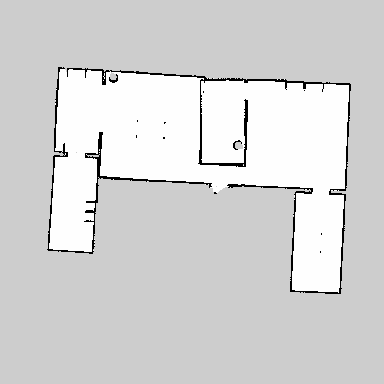
#> input picture src/final_proj/data/house.pgm, 384 x 384 px, found by its file name; its folder holds only this picture in this run
$ python test_skill_storage.py
#> lines starting #> are read from the running program, lines starting #| are printed output that depends on the picture
### src/final_proj/final_proj/environment/map_loader.py
import yaml
import numpy as np
from PIL import Image
from pathlib import Path

class MapLoader:
    def __init__(self, yaml_path):
        self.yaml_path = Path(yaml_path)
        self.data = None
        self.image = None
        self.grid = None

    def load(self):
        with open(self.yaml_path, "r") as f:
            self.data = yaml.safe_load(f)

        image_path = self.yaml_path.parent / self.data["image"]
        self.image = Image.open(image_path).convert("L")
#> self.image is the input picture: PIL image 384x384 L; min 0, max 254, mean 213
        img_array = np.array(self.image).astype(np.float32)

        img_array = 255.0 - img_array
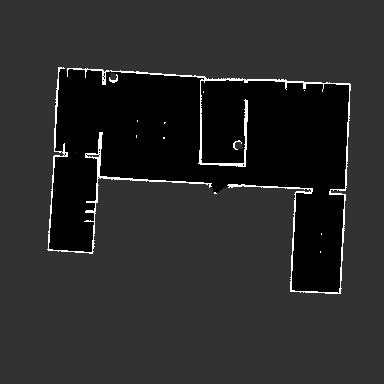
#> img_array: shape (384, 384) float32; min 1, max 255, mean 42

        occupancy_threshold = self.data.get("occupied_thresh", 0.65)
        free_threshold = self.data.get("free_thresh", 0.196)

        normalized = img_array / 255.0
        grid = np.full(normalized.shape, -1, dtype=int)
        grid[normalized >= occupancy_threshold] = 1
        grid[normalized <= free_threshold] = 0

        self.grid = np.flipud(grid)
        return self.grid

    def get_grid(self):
        if self.grid is None:
            return self.load()
        return self.grid

    def get_resolution(self):
        return self.data["resolution"]

    def get_origin(self):
        return self.data["origin"]

### src/final_proj/final_proj/planning/astar.py
import heapq
import math
import numpy as np

def heuristic(a, b):
    return abs(a[0] - b[0]) + abs(a[1] - b[1])

def reconstruct_path(came_from, current):
    path = [current]
    while current in came_from:
        current = came_from[current]
        path.append(current)
    return path[::-1]

def astar(cost_map, start, goal):
    height, width = cost_map.shape
    open_set = []
    heapq.heappush(open_set, (0.0, start))

    came_from = {}
    g_score = {start: 0.0}
    closed = set()

    while open_set:
        _, current = heapq.heappop(open_set)

        if current in closed:
            continue

        if current == goal:
            return reconstruct_path(came_from, current)

        closed.add(current)
        x, y = current

        for dx, dy in [(1, 0), (-1, 0), (0, 1), (0, -1)]:
            nx = x + dx
            ny = y + dy

            if nx < 0 or ny < 0 or nx >= width or ny >= height:
                continue

            cell_cost = cost_map[ny, nx]
            if not np.isfinite(cell_cost):
                continue

            neighbor = (nx, ny)
            tentative_g = g_score[current] + cell_cost

            if neighbor not in g_score or tentative_g < g_score[neighbor]:
                came_from[neighbor] = current
                g_score[neighbor] = tentative_g
                f_score = tentative_g + heuristic(neighbor, goal)
                heapq.heappush(open_set, (f_score, neighbor))

    return None

### experiments/test_skill_storage.py
#!/usr/bin/env python3
"""Test: skill storage via checkpointed A* navigation (no LLM).

This test places the robot in an environment, computes a full path to a goal,
splits the path into checkpoints (skills), stores them, then re-initializes the
robot at a different start and verifies that the new planned path contains the
previous path segment (so the robot can reuse stored skill checkpoints).
"""

from pathlib import Path
import random

import numpy as np

try:
    import matplotlib.pyplot as plt
    from matplotlib.colors import BoundaryNorm, ListedColormap
    from matplotlib import patches
    MATPLOTLIB_AVAILABLE = True
except ImportError:
    MATPLOTLIB_AVAILABLE = False

from final_proj.paths import DEFAULT_MAP
from final_proj.environment.map_loader import MapLoader
from final_proj.planning.astar import astar


class InMemorySkillStore:
    """Simple skill storage: maps skill_id -> list of checkpoints (x,y).
    For this test we only need store and retrieve by a name/key.
    """
    def __init__(self):
        self.store = {}

    def save_skill(self, key, skill_obj):
        # store arbitrary skill objects (lists, dicts, etc.)
        self.store[key] = skill_obj

    def load_skill(self, key):
        return self.store.get(key)


def split_into_checkpoints(path, num_checkpoints=3):
    if not path:
        return []
    if num_checkpoints <= 0:
        return []
    L = len(path)
    # evenly spaced checkpoints along the path excluding start, include goal
    indices = sorted({min(L - 1, max(0, int(round(i * (L - 1) / num_checkpoints)))) for i in range(1, num_checkpoints + 1)})
    checkpoints = [path[i] for i in indices]
    return checkpoints


def path_contains_subpath(path, subpath):
    # Check that all points of subpath appear in path in same order (not necessarily contiguous)
    if not subpath:
        return True
    pi = 0
    for p in path:
        if p == subpath[pi]:
            pi += 1
            if pi >= len(subpath):
                return True
    return False


def test_skill_storage_and_reuse(show_window=True):
    # Setup
    map_path = DEFAULT_MAP
    ml = MapLoader(str(map_path))
    grid = ml.get_grid()

    history = []

    # choose two start positions and a shared goal (use free cells)
    free_cells = np.where(grid == 0)
    free = list(zip(free_cells[1], free_cells[0]))
    random.seed(1)
    np.random.seed(1)
    start1 = tuple(int(v) for v in random.choice(free))
    start2 = tuple(int(v) for v in random.choice(free))
    while start2 == start1:
        start2 = tuple(int(v) for v in random.choice(free))
    goal = tuple(int(v) for v in random.choice(free))

    print("=" * 60)
    print("STAGE 1: INITIAL PATH PLANNING & SKILL STORAGE")
    print("=" * 60)
    print(f"Start1: {start1}, Goal: {goal}")

    # compute original full path from start1 to goal
    cost = np.full(grid.shape, np.inf, dtype=float)
    cost[grid == 0] = 1.0
    cost[grid == -1] = 5.0
    full_path1 = astar(cost, start1, goal)
    assert full_path1, "No path found for start1 -> goal"
    print(f"Path1 length: {len(full_path1)}")

    # Record initial path for visualization
    history.append({
        "grid": grid.copy(),
        "path": full_path1,
        "start": start1,
        "goal": goal,
        "step_type": "initial_path",
        "title": f"Initial Path: Start1 → Goal\n(Path length: {len(full_path1)})",
        "advice": "Robot navigates and stores this path as a skill"
    })

    # Split the original path into contiguous segments (we'll store segments as the skill)
    num_segments = 3
    L = len(full_path1)
    segments = []
    prev_end = None
    for i in range(num_segments):
        start_idx = (i * L) // num_segments
        if prev_end is not None:
            # overlap the previous end so checkpoints align exactly
            start_idx = prev_end
        end_idx = ((i + 1) * L) // num_segments - 1 if i < num_segments - 1 else L - 1
        seg = full_path1[start_idx:end_idx + 1]
        if seg:
            segments.append(seg)
            prev_end = end_idx

    # Derive checkpoints as the end-points between segments (excluding the global start)
    checkpoints = [segments[i][-1] for i in range(len(segments) - 1)]
    print(f"Stored {len(segments)} segments; checkpoints: {checkpoints}")

    store = InMemorySkillStore()
    skill_obj = {"segments": segments, "checkpoints": checkpoints, "origin_start": start1, "origin_goal": goal}
    store.save_skill("skill_A", skill_obj)
    print("✓ Skill (segments) stored in memory")

    history[0]["checkpoints"] = checkpoints
    history[0]["skill_segments"] = segments
    history[0]["advice"] = "Robot stores the path as three skill segments and checkpoint boundaries"

    print("\n" + "=" * 60)
    print("STAGE 2: NEW PATH PLANNING - EXECUTE SEGMENTS STEPWISE")
    print("=" * 60)
    print(f"Start2: {start2} (different from Start1)")
    print(f"Goal: {goal} (same as before)")

    # Load stored skill
    loaded = store.load_skill("skill_A")
    assert loaded and "segments" in loaded, "Loaded skill malformed"
    stored_segments = loaded["segments"]
    stored_checkpoints = loaded.get("checkpoints", [])

    # Ensure the stored middle segment endpoints match the checkpoints
    if len(stored_segments) >= 2:
        assert stored_segments[1][0] == stored_segments[0][-1], "Stored segments do not chain correctly"

    # Build the executed segments for the new run:
    executed_segments = []

    # Segment A: plan from start2 -> first checkpoint
    cp1 = stored_checkpoints[0] if stored_checkpoints else stored_segments[0][-1]
    cost = np.full(grid.shape, np.inf, dtype=float)
    cost[grid == 0] = 1.0
    cost[grid == -1] = 5.0
    seg_a = astar(cost, start2, cp1)
    assert seg_a, "No path from start2 to first checkpoint"
    executed_segments.append({"path": seg_a, "reused": False, "title": "Start2 → Checkpoint 1"})
    print(f"  Segment A: {start2} → {cp1} (len {len(seg_a)})")

    # Segment B: reuse stored middle segment exactly as the skill
    if len(stored_segments) >= 2:
        seg_b = stored_segments[1]
        # validate endpoints equal checkpoint positions
        if stored_checkpoints:
            assert seg_b[0] == stored_checkpoints[0] and seg_b[-1] == stored_checkpoints[1], "Stored segment endpoints don't match checkpoints"
        executed_segments.append({"path": seg_b, "reused": True, "title": "Checkpoint 1 → Checkpoint 2 (reused skill)"})
        print(f"  Segment B: reused skill segment (len {len(seg_b)})")
    else:
        # fallback: plan from cp1 to cp2
        cp2 = stored_segments[0][-1]
        seg_b = astar(cost, cp1, cp2)
        executed_segments.append({"path": seg_b, "reused": False, "title": "Checkpoint 1 → Checkpoint 2"})

    # Segment C: plan from last checkpoint to goal (reuse if stored)
    if len(stored_segments) >= 3:
        seg_c = stored_segments[2]
        executed_segments.append({"path": seg_c, "reused": True, "title": "Checkpoint 2 → Goal (reused skill)"})
        print(f"  Segment C: reused skill segment (len {len(seg_c)})")
    else:
        last_cp = stored_checkpoints[-1] if stored_checkpoints else stored_segments[-1][-1]
        seg_c = astar(cost, last_cp, goal)
        assert seg_c, "No path from last checkpoint to goal"
        executed_segments.append({"path": seg_c, "reused": False, "title": "Checkpoint 2 → Goal"})
        print(f"  Segment C: {last_cp} → {goal} (len {len(seg_c)})")

    # Combine paths (avoid duplicating endpoints)
    combined = []
    for seg in executed_segments:
        p = seg["path"]
        if not p:
            continue
        if not combined:
            combined.extend(p)
        else:
            combined.extend(p[1:])

    # Add whole-path context for each segment window
    for idx, seg in enumerate(executed_segments):
        whole_path = []
        for later_seg in executed_segments[idx:]:
            p = later_seg["path"]
            if not p:
                continue
            if not whole_path:
                whole_path.extend(p)
            else:
                whole_path.extend(p[1:])
        seg["whole_path"] = whole_path
        seg["endpoint_label"] = "Checkpoint"
        seg["checkpoint_index"] = idx + 1

    print(f"✓ Combined path length: {len(combined)}")

    # Build history entries for each executed segment (separate windows)
    for seg in executed_segments:
        history.append({
            "grid": grid.copy(),
            "path": seg["path"],
            "whole_path": seg["whole_path"],
            "start": seg["path"][0],
            "goal": seg["path"][-1],
            "endpoint_label": seg.get("endpoint_label", "Checkpoint"),
            "checkpoint_index": seg.get("checkpoint_index"),
            "is_reused": seg.get("reused", False),
            "step_type": "segment",
            "title": seg.get("title", "Segment"),
            "advice": "Reused skill from memory" if seg.get("reused") else "Planned via A*"
        })

    # Final verification: ensure the reused segment equals the stored one
    if len(stored_segments) >= 2:
        assert executed_segments[1]["path"] == stored_segments[1], "Reused segment does not exactly match stored skill"

    print("\n" + "=" * 60)
    print("STAGE 3: VERIFICATION")
    print("=" * 60)
    print("✓ TEST PASSED: skill segments stored and reused exactly where expected")
    print("=" * 60)

    if show_window and MATPLOTLIB_AVAILABLE:
        display_skill_storage_visualization(history, grid)
    elif not MATPLOTLIB_AVAILABLE:
        print("matplotlib not available; skipping visualization")


def display_skill_storage_visualization(history, grid):
    """Display skill storage progression interactively"""

    cmap = ListedColormap(["#999999", "#ffffff", "#000000"])
    norm = BoundaryNorm([-1, 0, 1, 2], cmap.N)

    plt.ion()

    for stage_idx, step in enumerate(history):
        fig, ax = plt.subplots(figsize=(10, 10))

        # Draw grid
        try:
            im = ax.imshow(step["grid"], cmap=cmap, norm=norm, origin="lower")
        except ValueError as e:
            if "BoundaryNorm" in str(e):
                im = ax.imshow(step["grid"], cmap=cmap, origin="lower")
            else:
                raise

        # Draw whole-path context for segment windows
        if step.get("step_type") == "segment" and step.get("whole_path"):
            whole = step["whole_path"]
            if whole and len(whole) > 0:
                wx, wy = zip(*whole)
                ax.plot(wx, wy, color="#ff0000", linewidth=2, linestyle="--", alpha=0.5,
                        label="Route to goal", zorder=2)

        # Draw current segment or initial path
        path = step["path"]
        if path and len(path) > 0:
            xs, ys = zip(*path)
            ax.plot(xs, ys, color="#ffff00", linewidth=3, alpha=0.9, label="Current segment", zorder=4)
            ax.plot(xs, ys, color="#ffff00", linewidth=5, alpha=0.3, zorder=3)

        # Draw checkpoints if present on the initial stored path
        if step.get("step_type") == "initial_path" and "checkpoints" in step and step["checkpoints"]:
            checkpoints = step["checkpoints"]
            cp_xs, cp_ys = zip(*checkpoints)
            ax.scatter(cp_xs, cp_ys, c="#ff9900", s=220, marker="D", edgecolors="#000000",
                      linewidths=2, label="Stored Checkpoints", zorder=6, alpha=0.95)
            # Annotate checkpoint indices
            for i, (cx, cy) in enumerate(checkpoints, start=1):
                ax.annotate(f"CP{i}", xy=(cx, cy), xytext=(7, 7), textcoords="offset points",
                           fontsize=10, fontweight='bold', color="#ff9900",
                           bbox=dict(boxstyle='round,pad=0.3', facecolor='white', alpha=0.8))

        # Draw start and endpoint
        start = step["start"]
        ax.scatter([start[0]], [start[1]], c="#00ff00", s=250, marker="*",
                  edgecolors="#000000", linewidths=2, label="Start", zorder=6)

        if step.get("step_type") == "segment":
            end = step["goal"]
            endpoint_label = step.get("endpoint_label", "Checkpoint")
            ax.scatter([end[0]], [end[1]], c="#ff9900", s=220, marker="D",
                      edgecolors="#000000", linewidths=2, label=endpoint_label, zorder=6)
            ax.annotate(endpoint_label, xy=(end[0], end[1]), xytext=(7, 7), textcoords="offset points",
                       fontsize=10, fontweight='bold', color="#ff9900",
                       bbox=dict(boxstyle='round,pad=0.3', facecolor='white', alpha=0.8))
        else:
            goal = step["goal"]
            ax.scatter([goal[0]], [goal[1]], c="#0000ff", s=250, marker="X",
                      edgecolors="#000000", linewidths=2, label="Goal", zorder=6)

        # If this segment was reused from memory, annotate it
        if step.get("is_reused"):
            ax.text(0.5, 0.95, "REUSED SKILL SEGMENT", transform=ax.transAxes,
                fontsize=12, fontweight='bold', color="#cc0000", ha='center',
                bbox=dict(boxstyle='round', facecolor='white', alpha=0.9))

        # For reused path, also mark the original start/goal (checkpoint origin)
        if "checkpoint_start" in step and "checkpoint_goal" in step:
            cp_start = step["checkpoint_start"]
            cp_goal = step["checkpoint_goal"]
            # Draw faded markers for original positions
            ax.scatter([cp_start[0]], [cp_start[1]], c="#00ff00", s=150, marker="*",
                      edgecolors="#000000", linewidths=1, alpha=0.4, zorder=4)
            ax.annotate("Start1\n(from skill)", xy=(cp_start[0], cp_start[1]),
                       xytext=(10, 10), textcoords="offset points", fontsize=9,
                       bbox=dict(boxstyle='round,pad=0.5', facecolor='#90EE90', alpha=0.7),
                       arrowprops=dict(arrowstyle="->", color="#00ff00", alpha=0.6))

        ax.set_title(step["title"], fontsize=13, fontweight='bold', pad=15)
        ax.legend(loc='upper left', fontsize=10)

        # Add advice text
        if step["advice"]:
            ax.text(0.02, 0.02, step["advice"], transform=ax.transAxes, fontsize=11,
                   verticalalignment='bottom',
                   bbox=dict(boxstyle='round', facecolor='wheat', alpha=0.9))

        ax.set_xlim(-0.5, step["grid"].shape[1] - 0.5)
        ax.set_ylim(-0.5, step["grid"].shape[0] - 0.5)
        ax.set_xlabel("X", fontsize=11)
        ax.set_ylabel("Y", fontsize=11)

        # Interactive navigation
        if stage_idx < len(history) - 1:
            response = input(f"\n→ Stage {stage_idx + 1}/{len(history)}: Press Enter to continue, or 'q' to quit: ")
            if response.lower() == 'q':
                plt.close('all')
                print("Visualization closed by user")
                return
        else:
            input(f"\n→ Final stage {stage_idx + 1}/{len(history)}: Press Enter to close: ")

        plt.close(fig)
#> this loop made 4 passes
#> pass 1, in display_skill_storage_visualization, `plt.close(fig)`:
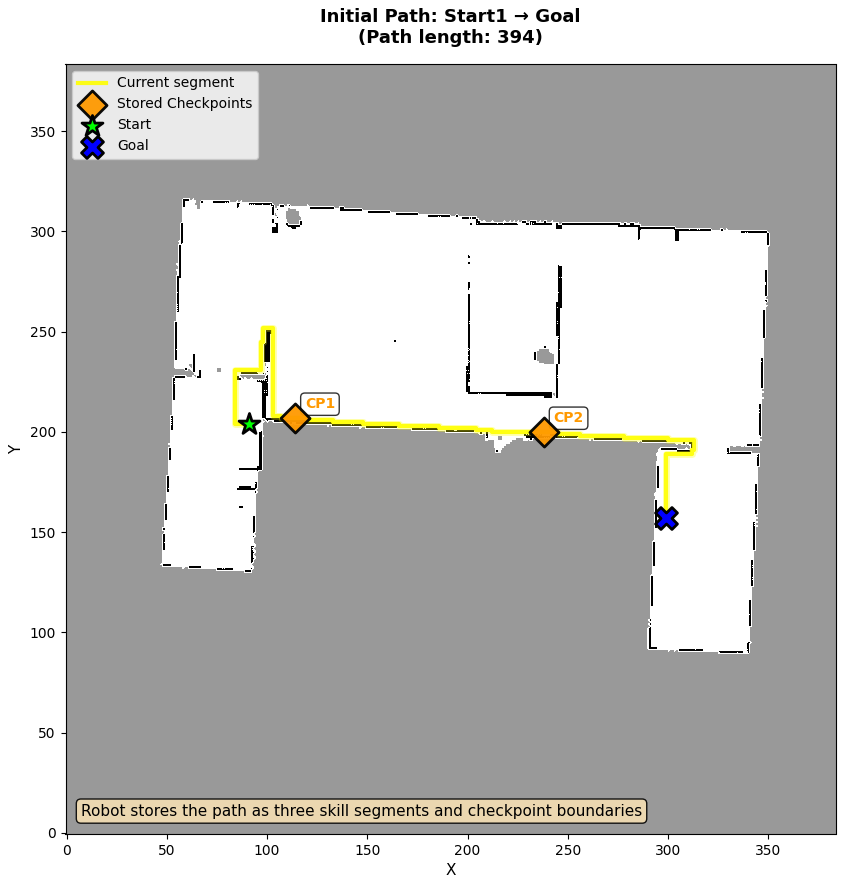
#> figure drawn by matplotlib, 1 panel
#> pass 2, in display_skill_storage_visualization, `plt.close(fig)`:
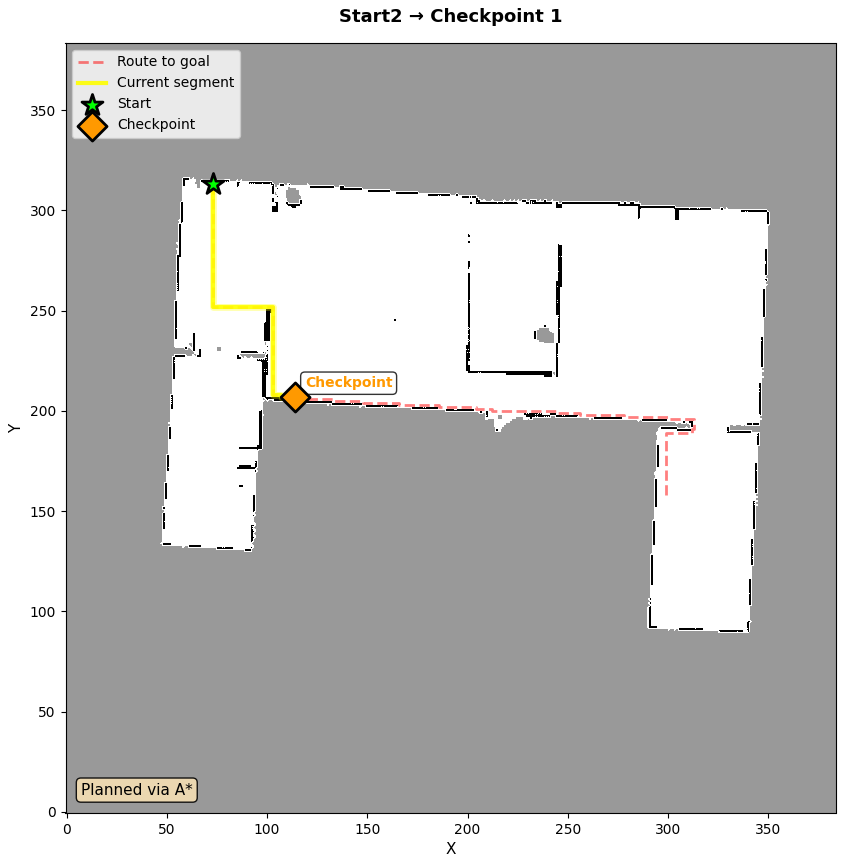
#> figure drawn by matplotlib, 1 panel

    plt.ioff()
    print("Visualization complete")


if __name__ == '__main__':
    test_skill_storage_and_reuse()
